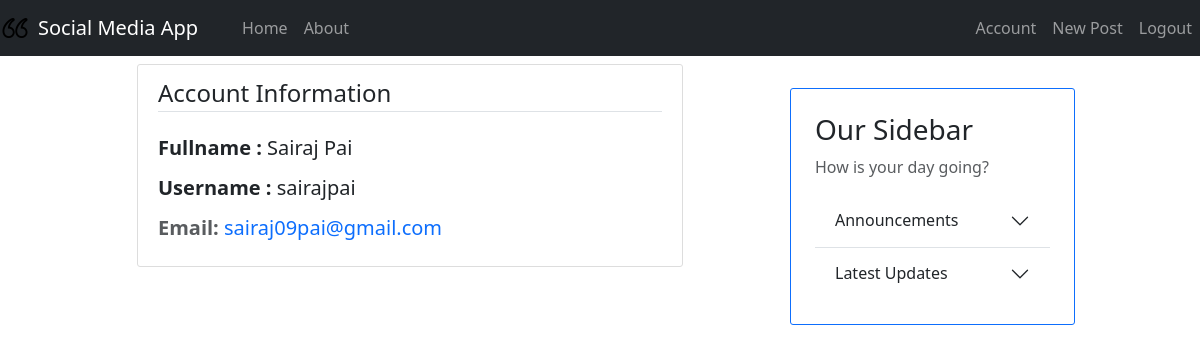
Page /account (signed in) on the committed database.
### models.py (models this page shows, shortened)
class Base(DeclarativeBase): # pylint: disable=too-few-public-methods
    pass

class User(Base, UserMixin): # pylint: disable=too-few-public-methods
    __tablename__ = "user_account"
    username: Mapped[str] = mapped_column(primary_key=True)
    fullname: Mapped[str] = mapped_column(nullable=False)
    email: Mapped[str] = mapped_column(nullable=False, unique=True)
    password: Mapped[str] = mapped_column(nullable=False)
    profile_pic_url: Mapped[Optional[str]] = mapped_column(default="user.png")
    posts: Mapped[List["Posts"]] = relationship(back_populates="owner")

### app.py (the view)
@app.route("/account")
@login_required
def account():
    image_file = url_for('static', filename = current_user.profile_pic_url)
    return render_template('account.html', title='Your Account', profile_pic_url= image_file)

### app.py (called while the page is built)
@login_manager.user_loader
def load_user(user_id):
    return db.session.execute(db.select(User).where(User.username == user_id)).scalar_one_or_none()

### templates/account.html (shortened to what this page needs)
{% extends "layout.html" %}
{% block content %}
    <div class="content-section">
            <legend class="border-bottom mb-4"> Account Information </legend>
                <h5 class="account-heading"><strong>Fullname : </strong>  {{ current_user.fullname }}</p>
                <h5 class="account-heading"><strong>Username : </strong> {{ current_user.username }}</p>
                <h5 class="secondary text-muted"><strong> Email: </strong><span class="text-primary">{{ current_user.email }}</span></p>
    </div>
{% endblock %}

### static/main.css (style rules this page uses)
.content-section { background: #ffffff; padding: 10px 20px; border: 1px solid #dddddd; border-radius: 8px; margin-bottom: 20px; }
.content-section { background: #ffffff; padding: 10px 20px; border: 1px solid #dddddd; border-radius: 3px; margin-bottom: 20px; }

### rows in the picture
User: fullname "Sairaj Pai", username "sairajpai", email "sairaj09pai@gmail.com"
